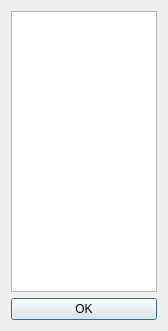
<?xml version="1.0" encoding="UTF-8"?>
<ui version="4.0">
 <class>MapsViewDialog</class>
 <widget class="QDialog" name="MapsViewDialog">
  <property name="geometry">
   <rect>
    <x>0</x>
    <y>0</y>
    <width>168</width>
    <height>331</height>
   </rect>
  </property>
  <property name="windowTitle">
   <string>MapsViewDialog</string>
  </property>
  <layout class="QVBoxLayout" name="verticalLayout">
   <item>
    <widget class="QListWidget" name="mapList">
     <property name="alternatingRowColors">
      <bool>true</bool>
     </property>
     <property name="selectionMode">
      <enum>QAbstractItemView::MultiSelection</enum>
     </property>
     <property name="viewMode">
      <enum>QListView::ListMode</enum>
     </property>
    </widget>
   </item>
   <item>
    <widget class="QPushButton" name="OKButton">
     <property name="text">
      <string>OK</string>
     </property>
    </widget>
   </item>
  </layout>
 </widget>
 <resources/>
 <connections>
  <connection>
   <sender>OKButton</sender>
   <signal>clicked()</signal>
   <receiver>MapsViewDialog</receiver>
   <slot>accept()</slot>
   <hints>
    <hint type="sourcelabel">
     <x>115</x>
     <y>407</y>
    </hint>
    <hint type="destinationlabel">
     <x>115</x>
     <y>214</y>
    </hint>
   </hints>
  </connection>
 </connections>
</ui>
